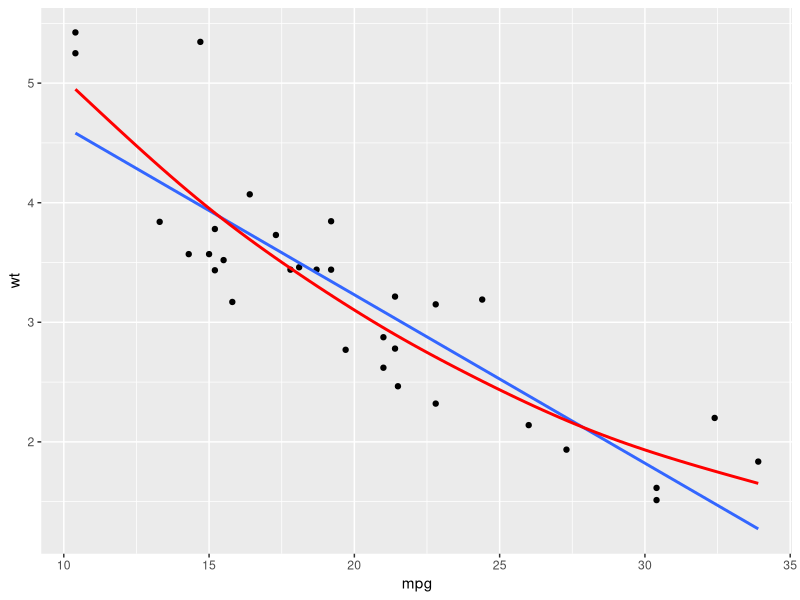

Here is the R script that generated this plot:
library(tidyverse)
library(modelr) # demo data sets
options(na.action = na.warn)

##############
# Your Turn! #
##############
# assess the linear relationship between mpg and wt in the mtcars data set
cor.test(mtcars$mpg, mtcars$wt)

# how could you do this using dplyr (think summarise())?
mtcars %>% summarise(correlation = cor(mpg, wt))
cor.test(mtcars$mpg, mtcars$wt)

# how could you visually compare a linear vs non-linear relationship 
# (hint: geom_smooth)
mtcars %>% ggplot( aes(mpg, wt)) +
  geom_point() +
  geom_smooth(method = "lm", se = F) +
  geom_smooth(method = "gam", se = FALSE, color = "red") 

